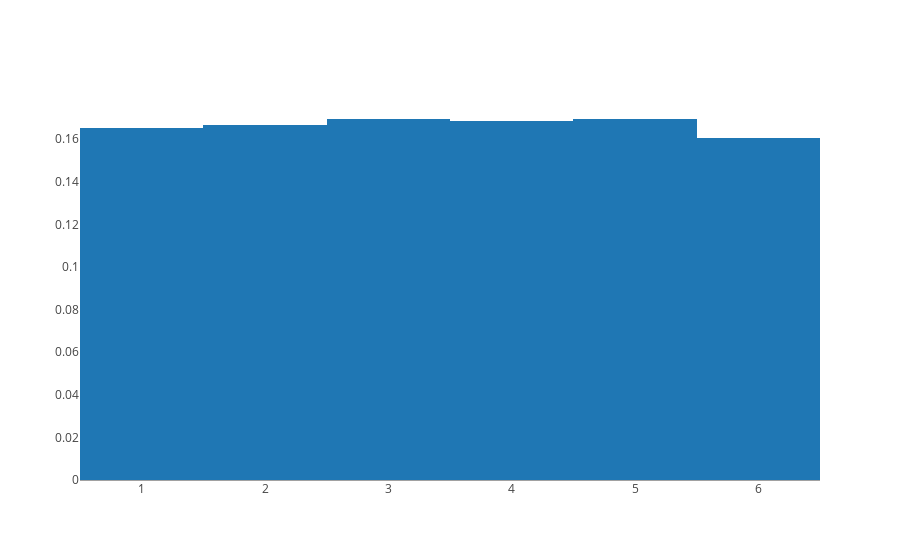

Notebook code for this chart:
### Markdown cell above
Roll one die

### Code cell
all_rolls=[]
for i in range(10000):
    roll = np.random.choice(dice_rolls)
    all_rolls.append(roll)

data = [go.Histogram(x=all_rolls, histnorm='probability')]
iplot(data)

### Figure 1 — Plotly figure (JSON) as saved in the notebook; plotly's stock layout.template omitted (floating-point values rounded to 4 significant figures; data arrays with more than 128 entries replaced by an {"elided": "..."} marker saying what was removed)
{"data": [{"histnorm": "probability", "type": "histogram", "uid": "adc76b60-792a-4b4a-8d71-1caa12b14730", "x": {"elided": "10000 int values"}}], "layout": {}}
